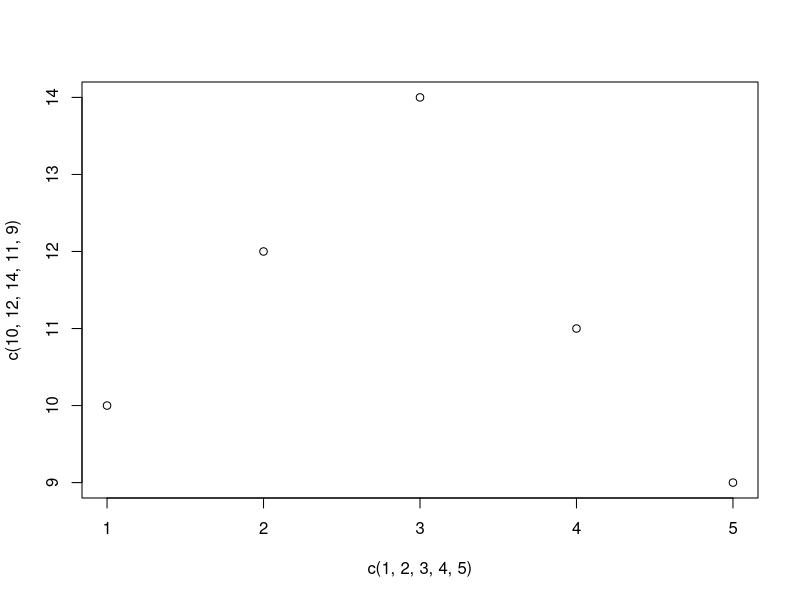

This figure's R source:
## ---- chunk 1

plot(c(1, 2, 3, 4, 5), c(10, 12, 14, 11, 9))

## ---- chunk 2

